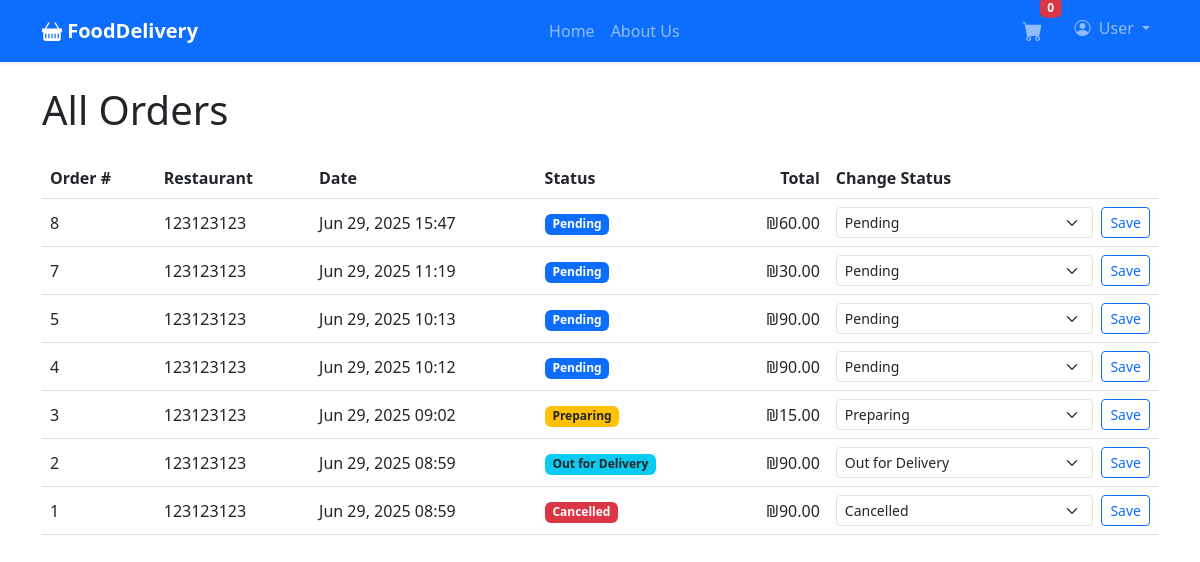
The app's page /track/ (signed in), older data.
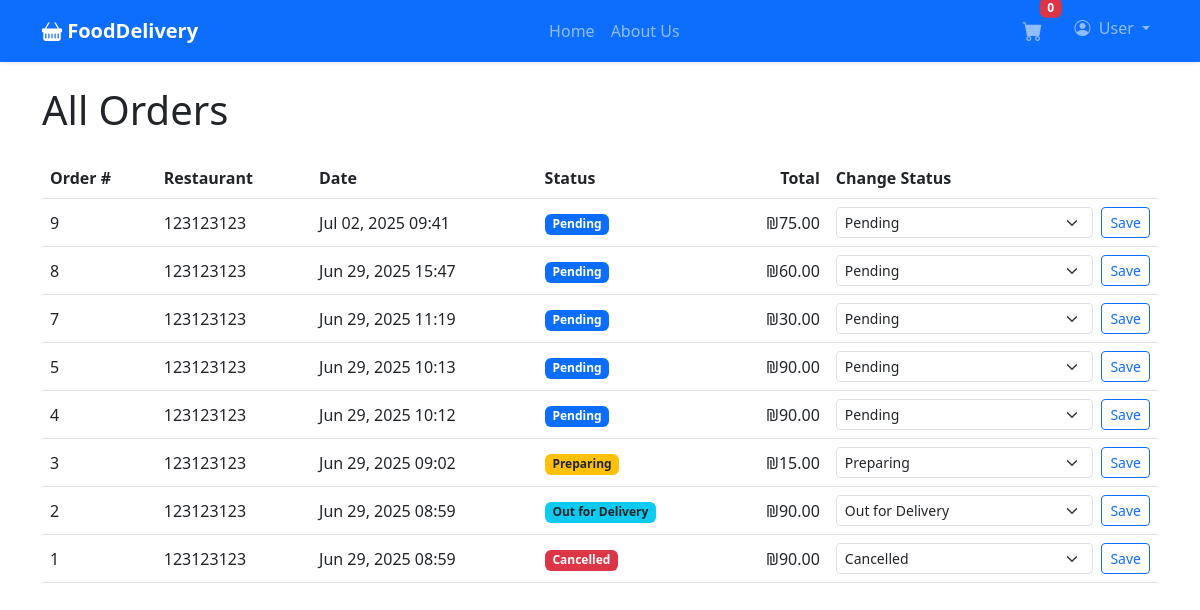
The same page, newer data.
### core/models.py (models this page shows)
class Order(models.Model):
    STATUS_CHOICES = [
        ('Pending',       'Pending'),
        ('Preparing',     'Preparing'),
        ('OutForDelivery','Out for Delivery'),
        ('Delivered',     'Delivered'),
        ('Cancelled',     'Cancelled'),
    ]
    user= models.ForeignKey(User,
  related_name='orders',
  on_delete=models.CASCADE)
    restaurant       = models.ForeignKey(Restaurant,
  related_name='orders',
  on_delete=models.CASCADE)
    delivery_address = models.CharField(max_length=255)
    total_price      = models.DecimalField(max_digits=10, decimal_places=2)
    status           = models.CharField(max_length=20,
 choices=STATUS_CHOICES,
 default='Pending')
    created_at       = models.DateTimeField(auto_now_add=True)
    updated_at       = models.DateTimeField(auto_now=True)

class Restaurant(models.Model):
    owner       = models.ForeignKey(
                    User,
                    related_name='restaurants',
                    on_delete=models.CASCADE
                  )
    name        = models.CharField(max_length=255)
    description = models.TextField(blank=True)
    address     = models.CharField(max_length=255, blank=True)
    phone       = models.CharField(max_length=20, blank=True)
    avg_rating  = models.DecimalField(max_digits=2, decimal_places=1, default=0)
    created_at  = models.DateTimeField(auto_now_add=True)
    updated_at  = models.DateTimeField(auto_now=True)

### core/views.py (the view)
# urls.py: path('track/', views.tracking_list, name='tracking'),
def tracking_list(request):
    user_id = request.session.get('user_id')
    if not user_id:
        return redirect('core:login')
    current_user = get_object_or_404(User, id=user_id)
    if current_user.user_type == User.RESTAURANT:
        orders = Order.objects.filter(restaurant__owner=current_user).order_by('-created_at')
    else:
        orders = Order.objects.filter(user=current_user).order_by('-created_at')
    return render(request, 'order_list.html', {
        'orders': orders,
        'current_user': current_user,
    })

### core/templates/order_list.html (shortened to what this page needs)
{% extends "index.html" %}
{% block content %}
  <h1 class="mb-4">All Orders</h1>
  {% if orders %}
    <table class="table table-hover align-middle">
      <thead>
        <tr>
          <th>Order #</th>
          <th>Restaurant</th>
          <th>Date</th>
          <th>Status</th>
          <th class="text-end">Total</th>
          {% if current_user.user_type == 2 %}
            <th>Change Status</th>
          {% endif %}
        </tr>
      </thead>
      <tbody>
        {% for order in orders %}
          <tr>
            <td>{{ order.id }}</td>
            <td>{{ order.restaurant.name }}</td>
            <td>{{ order.created_at|date:"M d, Y H:i" }}</td>
            <td>
              {% if order.status == 'Pending' %}
                <span class="badge bg-primary">Pending</span>
              {% elif order.status == 'Preparing' %}
                <span class="badge bg-warning text-dark">Preparing</span>
              {% elif order.status == 'OutForDelivery' %}
                <span class="badge bg-info text-dark">Out for Delivery</span>
              {% elif order.status == 'Delivered' %}
                <span class="badge bg-success">Delivered</span>
              {% elif order.status == 'Cancelled' %}
                <span class="badge bg-danger">Cancelled</span>
              {% else %}
                <span class="badge bg-secondary">{{ order.get_status_display }}</span>
              {% endif %}
            </td>
            <td class="text-end">₪{{ order.total_price }}</td>
            {% if current_user.user_type == 2 %}
              <td>
                <form method="post" action="{% url 'core:update_order_status' %}" class="d-flex align-items-center">
                  <select name="status" class="form-select form-select-sm me-2">
                    {% for code,label in order.STATUS_CHOICES %}
                      <option value="{{ code }}" {% if code == order.status %}selected{% endif %}>
                        {{ label }}
                      </option>
                    {% endfor %}
                  </select>
                  <button type="submit" class="btn btn-sm btn-outline-primary">Save</button>
                </form>
              </td>
            {% endif %}
          </tr>
        {% endfor %}
      </tbody>
    </table>
  {% else %}
    <p>No orders to display.</p>
    <a href="{% url 'core:home' %}" class="btn btn-link">Browse Restaurants</a>
  {% endif %}
{% endblock %}

### core/templates/index.html (shortened to what this page needs)
{% load static %}
<!DOCTYPE html>
<html lang="en">
<head>
  <link
    href="https://cdn.jsdelivr.net/npm/bootstrap@5.3.0/dist/css/bootstrap.min.css"
    rel="stylesheet"
  >
  <link
    href="https://cdn.jsdelivr.net/npm/bootstrap-icons@1.10.5/font/bootstrap-icons.css"
    rel="stylesheet"
  >
</head>
<body>
  <nav class="navbar navbar-expand-lg navbar-dark bg-primary sticky-top shadow-sm">
    <div class="container">
      <a class="navbar-brand fw-bold" href="{% url 'core:home' %}">
        <i class="bi bi-basket-fill"></i> FoodDelivery
      </a>
      <div class="collapse navbar-collapse" id="mainNavbar">
        <ul class="navbar-nav mx-auto mb-2 mb-lg-0">
          <li class="nav-item">
            <a class="nav-link {% if request.path == '/' %}active{% endif %}"
               href="{% url 'core:home' %}">
              Home
            </a>
          </li>
          <li class="nav-item">
            <a class="nav-link {% if request.path == '/about/' %}active{% endif %}"
               href="{% url 'core:about' %}">
              About Us
            </a>
          </li>
        </ul>
        <ul class="navbar-nav mb-2 mb-lg-0">
          {% if request.session.user_id %}
            <li class="nav-item me-3">
              <a class="nav-link position-relative" href="{% url 'core:cart' %}">
                <i class="bi bi-cart-fill fs-5"></i>
                <span id="cart-count"
                      class="badge bg-danger position-absolute top-0 start-100 translate-middle">
                  0
                </span>
              </a>
            </li>
            <li class="nav-item dropdown">
              <a class="nav-link dropdown-toggle" href="#" id="userMenu" role="button"
                 data-bs-toggle="dropdown" aria-expanded="false">
                <i class="bi bi-person-circle me-1"></i>
                {{ request.session.user_first_name|default:"User" }}
              </a>
            </li>
          {% endif %}
        </ul>
      </div>
    </div>
  </nav>
  <main class="py-4">
    <div class="container">
      {% block content %}{% endblock %}
    </div>
  </main>
</body>
</html>

Row changes from the older to the newer data that the page shows:
added Order: id "9", restaurant.name "123123123", created_at "Jul 02, 2025 09:41", shows "Pending", total_price "75.00", status "Pending"
